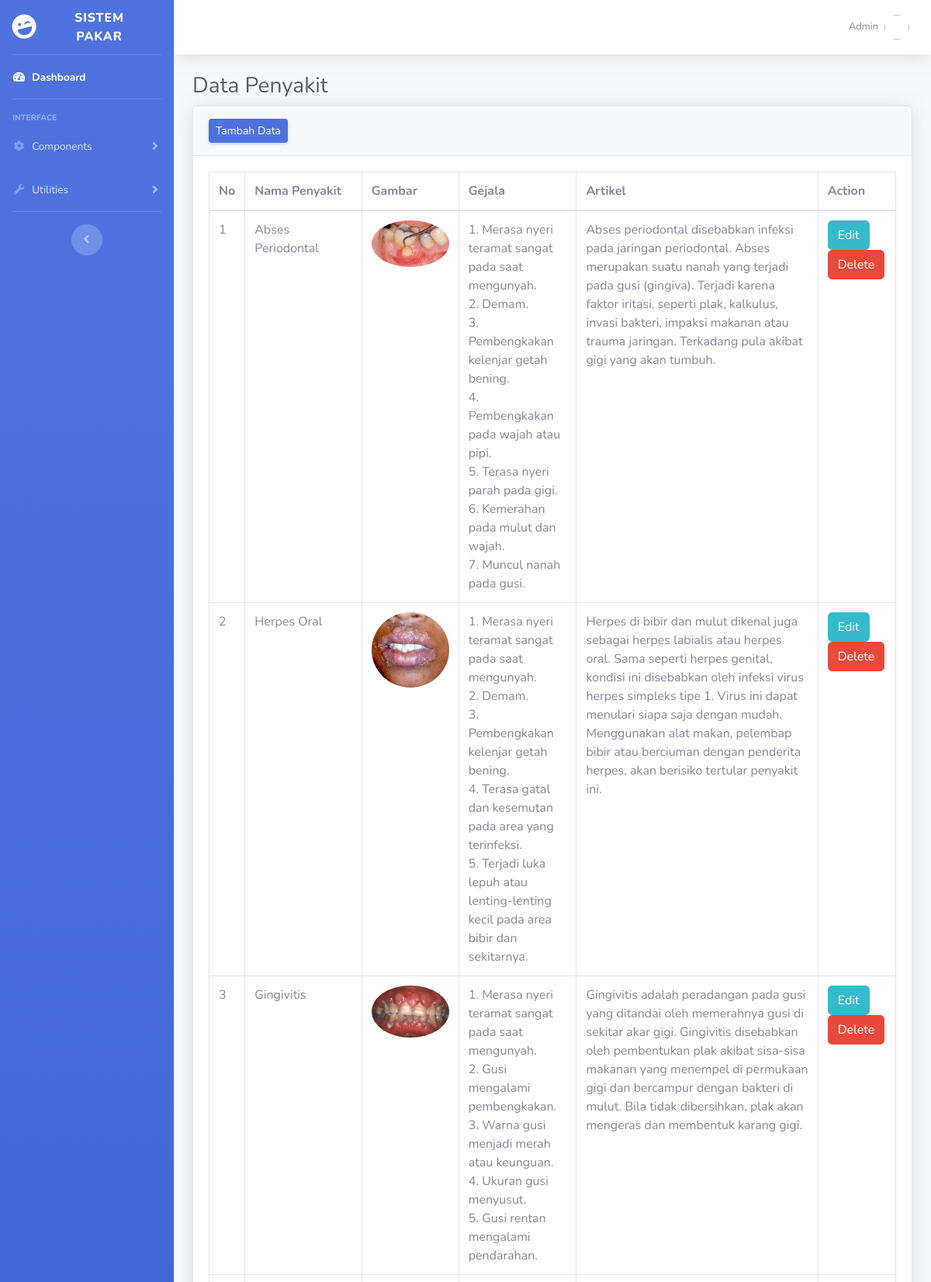
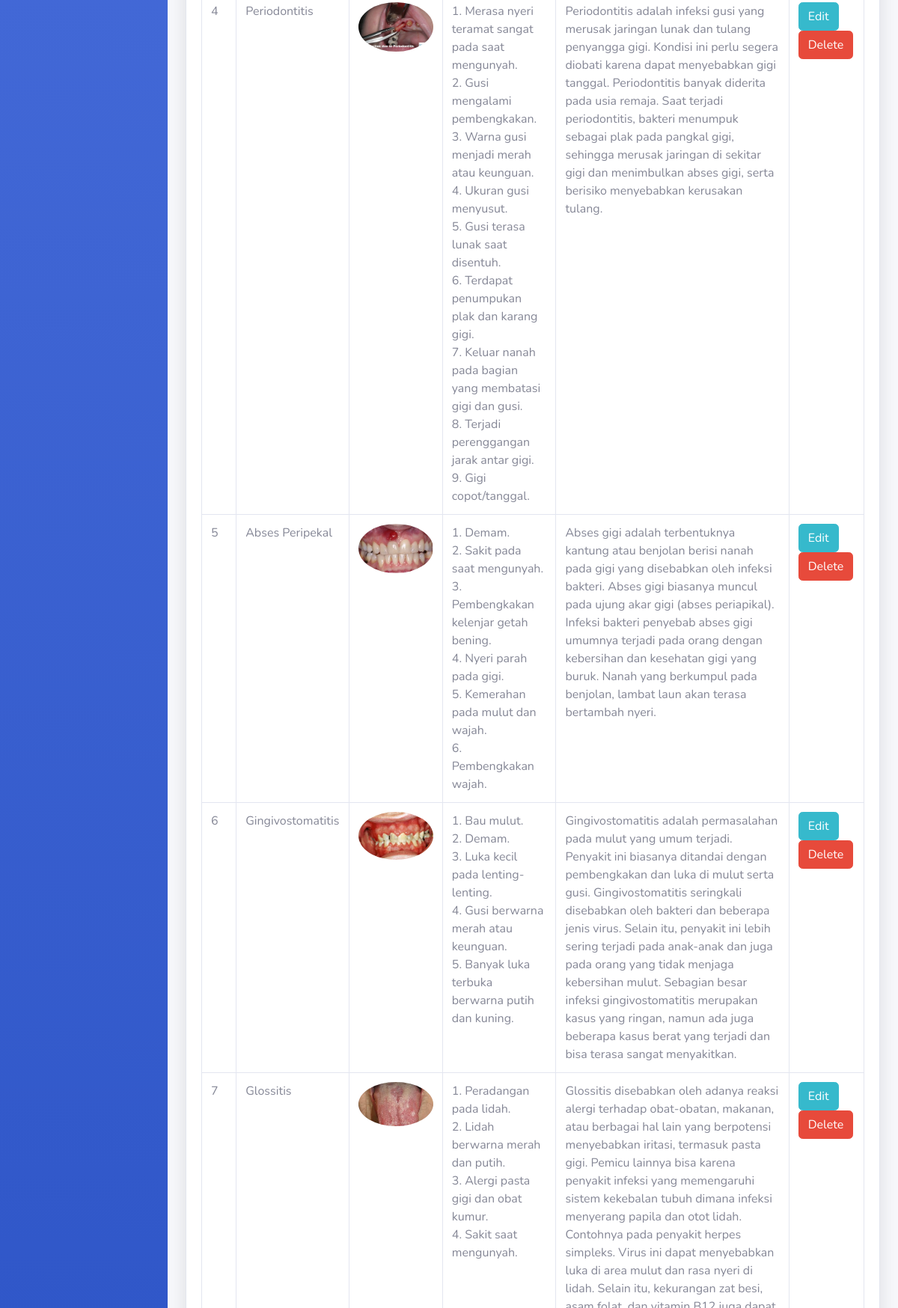
The page /admin/penyakit.php (upper part) on the database its author committed (2 pictures, top to bottom).
### tables this page shows
CREATE TABLE `tbl_penyakit` (
  `id_penyakit` int(11) NOT NULL,
  `nama_penyakit` varchar(30) NOT NULL,
  `gambar` varchar(30) NOT NULL,
  `gejala` text NOT NULL,
  `artikel` text NOT NULL
);

### admin/penyakit.php (the view, shortened to what this page needs)
<?php include 'header.php' ?>
        <div class="container-fluid">
          <h1 class="h3 mb-2 text-gray-800">Data Penyakit</h1>
          <div class="card shadow mb-4">
            <div class="card-header py-3">
              <a href="#" class="d-none d-sm-inline-block btn btn-sm btn-primary shadow-sm" data-toggle="modal" data-target="#tambah_siswa">Tambah Data</a>
            </div>
            <div class="card-body">
              <div class="table-responsive">
                <table class="table table-bordered" id="dataTable" width="100%" cellspacing="0">
                  <thead>
                    <tr>
                      <th>No</th>
                      <th>Nama Penyakit</th>
                      <th>Gambar</th>
                      <th>Gejala</th>
                      <th>Artikel</th>
                      <th>Action</th>
                    </tr>
                  </thead>
                  <tbody>
                  	 <?php
                    	  include '../function/koneksi.php';
	                      $q = "select * from tbl_penyakit";
	                      $ex = mysqli_query($koneksi,$q);
	                      $a = 1;
	                      while ($r = mysqli_fetch_array($ex)) {
                     ?>
                    <tr>
                      <td><?php echo $a; ?></td>
                      <td><?php echo $r['nama_penyakit'] ?></td>
                      <td><img class="img-profile rounded-circle" width="100" src="../json/foto_penyakit/<?php echo $r['gambar'] ?>"></td>
                      <td><?php echo $r['gejala'] ?></td>
                      <td><?php echo $r['artikel'] ?></td>
                      <td><button type="button" class="btn btn-info" data-toggle="modal" data-target="#edit_penyakit<?php echo $r['id_penyakit']; ?>">Edit</button>
                      <a href="../function/f_delete_penyakit.php?id_penyakit=<?php echo $r['id_penyakit']; ?>&&file=<?php echo $r['gambar'] ?>"><button type="button" class="btn btn-danger">Delete</button></a></td>
                    </tr>
                    <?php $a = $a +1; } ?>
                  </tbody>
                </table>
              </div>
            </div>
          </div>
        </div>
<?php include 'footer.php' ?>

### admin/header.php (shortened to what this page needs)
<!DOCTYPE html>
<html lang="en">
<head>
  <link href="vendor/fontawesome-free/css/all.min.css" rel="stylesheet" type="text/css">
  <link href="css/sb-admin-2.min.css" rel="stylesheet">
</head>
<body id="page-top">
  <div id="wrapper">
    <ul class="navbar-nav bg-gradient-primary sidebar sidebar-dark accordion" id="accordionSidebar">
      <a class="sidebar-brand d-flex align-items-center justify-content-center" href="index.html">
        <div class="sidebar-brand-icon rotate-n-15">
          <i class="fas fa-laugh-wink"></i>
        </div>
        <div class="sidebar-brand-text mx-3">Sistem Pakar</div>
      </a>
      <hr class="sidebar-divider my-0">
      <li class="nav-item active">
        <a class="nav-link" href="admin.php">
          <i class="fas fa-fw fa-tachometer-alt"></i>
          <span>Dashboard</span></a>
      </li>
      <hr class="sidebar-divider">
      <div class="sidebar-heading">
        Interface
      </div>
      <li class="nav-item">
        <a class="nav-link collapsed" href="#" data-toggle="collapse" data-target="#collapseTwo" aria-expanded="true" aria-controls="collapseTwo">
          <i class="fas fa-fw fa-cog"></i>
          <span>Components</span>
        </a>
      </li>
      <li class="nav-item">
        <a class="nav-link collapsed" href="#" data-toggle="collapse" data-target="#collapseUtilities" aria-expanded="true" aria-controls="collapseUtilities">
          <i class="fas fa-fw fa-wrench"></i>
          <span>Utilities</span>
        </a>
      </li>
      <hr class="sidebar-divider">
      <div class="text-center d-none d-md-inline">
        <button class="rounded-circle border-0" id="sidebarToggle"></button>
      </div>
    </ul>
    <div id="content-wrapper" class="d-flex flex-column">
      <div id="content">
        <nav class="navbar navbar-expand navbar-light bg-white topbar mb-4 static-top shadow">
          <ul class="navbar-nav ml-auto">
            <li class="nav-item dropdown no-arrow">
              <a class="nav-link dropdown-toggle" href="#" id="userDropdown" role="button" data-toggle="dropdown" aria-haspopup="true" aria-expanded="false">
                <span class="mr-2 d-none d-lg-inline text-gray-600 small">Admin</span>
                <img class="img-profile rounded-circle" >
              </a>
            </li>
          </ul>
        </nav>

### admin/footer.php (shortened to what this page needs)
      </div>
    </div>
  </div>
</body>
</html>

### rows shown on the page
tbl_penyakit: nama_penyakit "Abses Periodontal", gambar (picture), gejala "1. Merasa nyeri teramat sangat pada saat mengunyah. 2. Demam. 3. Pembengkakan kelenjar getah bening. 4. Pembengkakan pada wajah atau pipi. 5. Terasa nyeri parah pada gigi. 6. Kemerahan pada mulut dan wajah. 7. Muncul nanah pada gusi.", artikel "Abses periodontal disebabkan infeksi pada jaringan periodontal. Abses merupakan suatu nanah yang terjadi pada gusi (gingiva). Terjadi karena faktor iritasi, seperti plak, kalkulus, invasi bakteri, impaksi makanan atau trauma jaringan. Terkadang pula akibat gigi yang akan tumbuh."
tbl_penyakit: nama_penyakit "Herpes Oral", gambar (picture), gejala "1. Merasa nyeri teramat sangat pada saat mengunyah. 2. Demam. 3. Pembengkakan kelenjar getah bening. 4. Terasa gatal dan kesemutan pada area yang terinfeksi. 5. Terjadi luka lepuh atau lenting-lenting kecil pada area bibir dan sekitarnya.", artikel "Herpes di bibir dan mulut dikenal juga sebagai herpes labialis atau herpes oral. Sama seperti herpes genital, kondisi ini disebabkan oleh infeksi virus herpes simpleks tipe 1. Virus ini dapat menulari siapa saja dengan mudah. Menggunakan alat makan, pelembap bibir atau berciuman dengan penderita herpes, akan berisiko tertular penyakit ini."
tbl_penyakit: nama_penyakit "Gingivitis", gambar (picture), gejala "1. Merasa nyeri teramat sangat pada saat mengunyah. 2. Gusi mengalami pembengkakan. 3. Warna gusi menjadi merah atau keunguan. 4. Ukuran gusi menyusut. 5. Gusi rentan mengalami pendarahan.", artikel "Gingivitis adalah peradangan pada gusi yang ditandai oleh memerahnya gusi di sekitar akar gigi. Gingivitis disebabkan oleh pembentukan plak akibat sisa-sisa makanan yang menempel di permukaan gigi dan bercampur dengan bakteri di mulut. Bila tidak dibersihkan, plak akan mengeras dan membentuk karang gigi."
tbl_penyakit: nama_penyakit "Periodontitis", gambar (picture), gejala "1. Merasa nyeri teramat sangat pada saat mengunyah. 2. Gusi mengalami pembengkakan. 3. Warna gusi menjadi merah atau keunguan. 4. Ukuran gusi menyusut. 5. Gusi terasa lunak saat disentuh. 6. Terdapat penumpukan plak dan karang gigi. 7. Keluar nanah pada bagian yang membatasi gigi dan gusi. 8. Terjadi perenggangan jarak antar gigi. 9. Gigi copot/tanggal.", artikel "Periodontitis adalah infeksi gusi yang merusak jaringan lunak dan tulang penyangga gigi. Kondisi ini perlu segera diobati karena dapat menyebabkan gigi tanggal. Periodontitis banyak diderita pada usia remaja. Saat terjadi periodontitis, bakteri menumpuk sebagai plak pada pangkal gigi, sehingga merusak jaringan di sekitar gigi dan menimbulkan abses gigi, serta berisiko menyebabkan kerusakan tulang."
tbl_penyakit: nama_penyakit "Abses Peripekal", gambar (picture), gejala "1. Demam. 2. Sakit pada saat mengunyah. 3. Pembengkakan kelenjar getah bening. 4. Nyeri parah pada gigi. 5. Kemerahan pada mulut dan wajah. 6. Pembengkakan wajah.", artikel "Abses gigi adalah terbentuknya kantung atau benjolan berisi nanah pada gigi yang disebabkan oleh infeksi bakteri. Abses gigi biasanya muncul pada ujung akar gigi (abses periapikal). Infeksi bakteri penyebab abses gigi umumnya terjadi pada orang dengan kebersihan dan kesehatan gigi yang buruk. Nanah yang berkumpul pada benjolan, lambat laun akan terasa bertambah nyeri."
tbl_penyakit: nama_penyakit "Gingivostomatitis", gambar (picture), gejala "1. Bau mulut. 2. Demam. 3. Luka kecil pada lenting-lenting. 4. Gusi berwarna merah atau keunguan. 5. Banyak luka terbuka berwarna putih dan kuning.", artikel "Gingivostomatitis adalah permasalahan pada mulut yang umum terjadi. Penyakit ini biasanya ditandai dengan pembengkakan dan luka di mulut serta gusi. Gingivostomatitis seringkali disebabkan oleh bakteri dan beberapa jenis virus. Selain itu, penyakit ini lebih sering terjadi pada anak-anak dan juga pada orang yang tidak menjaga kebersihan mulut. Sebagian besar infeksi gingivostomatitis merupakan kasus yang ringan, namun ada juga beberapa kasus berat yang terjadi dan bisa terasa sangat menyakitkan."
tbl_penyakit: nama_penyakit "Glossitis", gambar (picture), gejala "1. Peradangan pada lidah. 2. Lidah berwarna merah dan putih. 3. Alergi pasta gigi dan obat kumur. 4. Sakit saat mengunyah."
